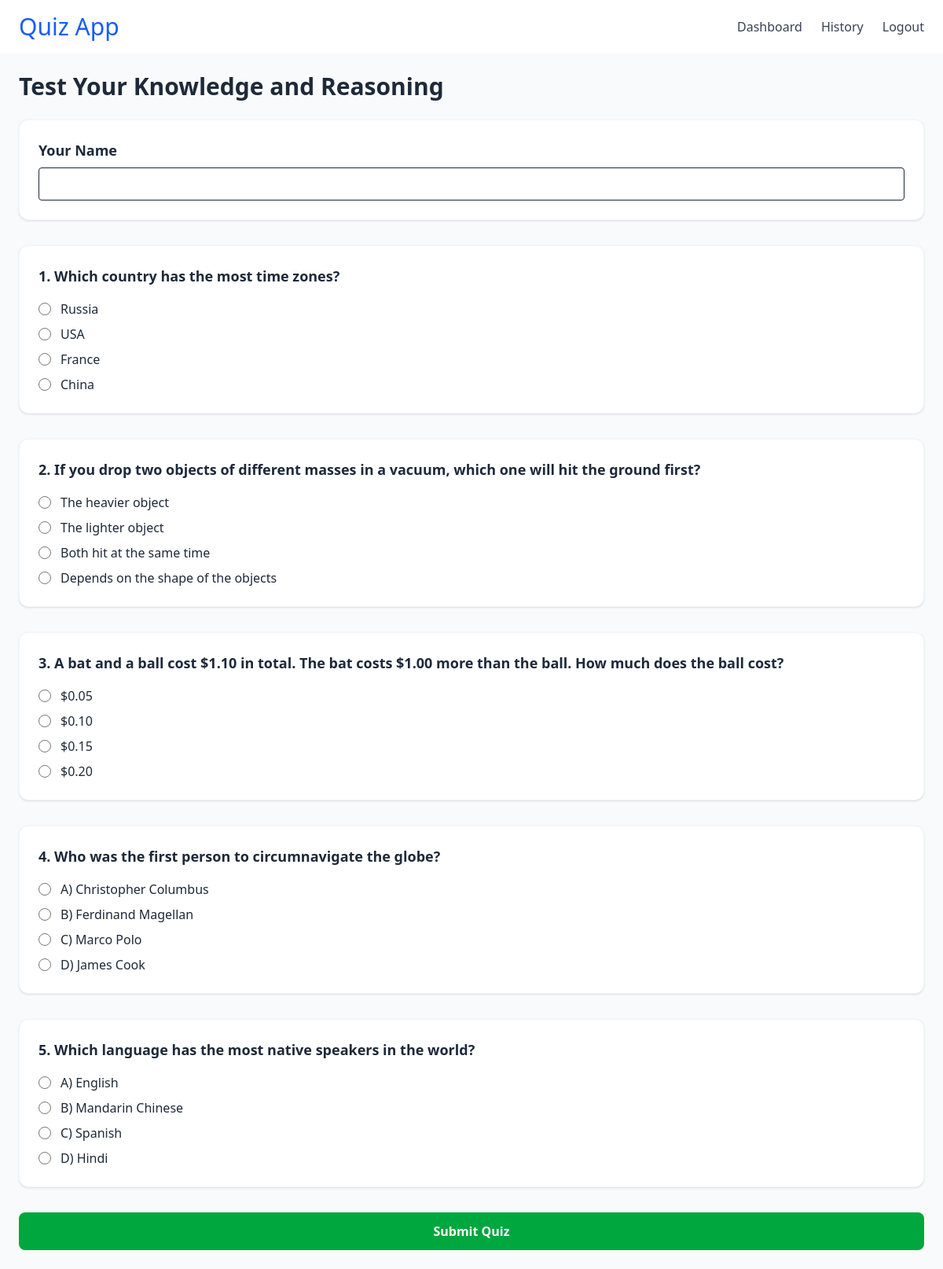
The page /quiz/14/ (signed in) on the database its author committed.
### quiz/models.py (models this page shows, shortened)
class Quiz(models.Model):
    title = models.CharField(max_length=200)
    description = models.TextField(blank=True)
    created_by = models.ForeignKey(User, on_delete=models.CASCADE, related_name="created_quizzes", null=True, blank=True)
    created_at = models.DateTimeField(auto_now_add=True)
    updated_at = models.DateTimeField(auto_now=True)

class Question(models.Model):
    QUESTION_TYPES = (
        ("MCQ", "Multiple Choice"),
        ("TEXT", "Text Answer"),
    )
    quiz = models.ForeignKey(Quiz, on_delete=models.CASCADE, related_name="questions")
    text = models.CharField(max_length=500)
    question_type = models.CharField(max_length=10, choices=QUESTION_TYPES, default="MCQ")
    created_at = models.DateTimeField(auto_now_add=True)

class Answer(models.Model):
    question = models.ForeignKey(Question, on_delete=models.CASCADE, related_name="answers")
    text = models.CharField(max_length=300)
    is_correct = models.BooleanField(default=False)

### quiz/views.py (the view, shortened to what this page needs)
# urls.py: path("quiz/<int:quiz_id>/", views.quiz_attempt, name="quiz_attempt"),
@staff_member_required
@login_required
def quiz_attempt(request, quiz_id):
    quiz = get_object_or_404(
        Quiz.objects.prefetch_related(
            Prefetch("questions", queryset=Question.objects.prefetch_related("answers"))
        ),
        id=quiz_id
    )
    questions = quiz.questions.all()
    form = QuizSubmissionForm()
    return render(request, "quizzes/quiz_attempt.html", {
        "quiz": quiz,
        "questions": questions,
        "form": form
    })

### quiz/forms.py
class QuizSubmissionForm(forms.Form):
    user_name = forms.CharField(
        max_length=100,
        label="Your Name",
        widget=forms.TextInput(attrs={
            "class": "border px-3 py-2 rounded w-full"
        })
    )

### quiz/templates/quizzes/quiz_attempt.html (shortened to what this page needs)
{% extends "base.html" %}
{% block content %}
<h1 class="text-3xl font-bold mb-6">{{ quiz.title }}</h1>
<form method="POST" class="space-y-8">
    <div class="bg-white p-6 rounded-xl shadow border border-gray-100">
        <label class="block font-semibold mb-2 text-lg">Your Name</label>
        {{ form.user_name }}
    </div>
    {% for q in questions %}
    <div class="bg-white p-6 rounded-xl shadow border border-gray-100">
        <p class="font-semibold text-lg">{{ forloop.counter }}. {{ q.text }}</p>
        <div class="mt-4 space-y-2">
            {% if q.question_type == "MCQ" %}
                {% for a in q.answers.all %}
                <label class="flex items-center space-x-3 cursor-pointer">
                    <input type="radio"
                        name="question_{{ q.id }}"
                        value="{{ a.id }}"
                        class="w-4 h-4 text-blue-600 focus:ring-blue-500">
                    <span>{{ a.text }}</span>
                </label>
                {% endfor %}
            {% else %}
                <textarea
                    name="question_{{ q.id }}"
                    class="w-full border-gray-300 rounded-lg p-3 shadow-sm focus:ring-blue-500 focus:border-blue-500"
                    placeholder="Type your answer here..."></textarea>
            {% endif %}
        </div>
    </div>
    {% endfor %}
    <button
        class="w-full bg-green-600 text-white py-3 rounded-lg font-semibold hover:bg-green-700 transition">
        Submit Quiz
    </button>
</form>
{% endblock %}

### templates/base.html (shortened to what this page needs)
<!DOCTYPE html>
<html lang="en">
{% load static tailwind_tags %}
{% load static %}
<head>
    <link rel="stylesheet" href="{% static 'css/tailwind.css' %}">
    {% tailwind_css %}
</head>
<body class="bg-gray-50 text-gray-800 font-sans">
    <header class="bg-white shadow-md sticky top-0 z-50 fade-slide">
    <nav class="max-w-7xl mx-auto px-6 py-4 flex justify-between items-center">
        <a href="/" class="text-3xl font-extrabold text-blue-600 hover:text-blue-500 transition-colors">Quiz App</a>
        <div class="space-x-6 font-medium text-gray-700 flex items-center">
            {% if user.is_authenticated %}
                {% if user.is_staff %}
                <a href="{% url 'dashboard' %}" class="hover:text-blue-600 transition nav-link">Dashboard</a>
                {% endif %}
                {% if user.is_staff%}
                <a href="{% url 'quiz_history' %}" class="hover:text-blue-600 transition nav-link">History</a>
                {% endif %}
                <a href="{% url 'logout' %}">Logout</a>
                {% else %}
                <a href="{% url 'user_list' %}" class="hover:text-blue-600 transition nav-link">Users</a>
                <a href="{% url 'login' %}">Login</a>
                <a href="{% url 'register' %}">Register</a>
            {% endif %}
        </div>
    </nav>
</header>
    <main class="max-w-7xl mx-auto px-6 py-10 fade-slide-delay p-6">
        {% block content %}{% endblock %}
    </main>
</body>
</html>

### templates/base.html (style rules this page uses)
.fade-slide { opacity: 0; animation: fadeSlide 0.8s ease-out forwards; }
.fade-slide-delay { opacity: 0; animation: fadeSlide 1s ease-out forwards; }

### rows shown on the page
Quiz: title "Test Your Knowledge and Reasoning"
Question: text "Which country has the most time zones?"
Answer: text "Russia"
Answer: text "USA"
Answer: text "France"
Answer: text "China"
Question: text "If you drop two objects of different masses in a vacuum, which one will hit the ground first?"
Answer: text "The heavier object"
Answer: text "The lighter object"
Answer: text "Both hit at the same time"
Answer: text "Depends on the shape of the objects"
Question: text "A bat and a ball cost $1.10 in total. The bat costs $1.00 more than the ball. How much does the ball cost?"
Answer: text "$0.05"
Answer: text "$0.10"
Answer: text "$0.15"
Answer: text "$0.20"
Question: text "Who was the first person to circumnavigate the globe?"
Answer: text "A) Christopher Columbus"
Answer: text "B) Ferdinand Magellan"
Answer: text "C) Marco Polo"
Answer: text "D) James Cook"
Question: text "Which language has the most native speakers in the world?"
Answer: text "A) English"
Answer: text "B) Mandarin Chinese"
Answer: text "C) Spanish"
Answer: text "D) Hindi"
